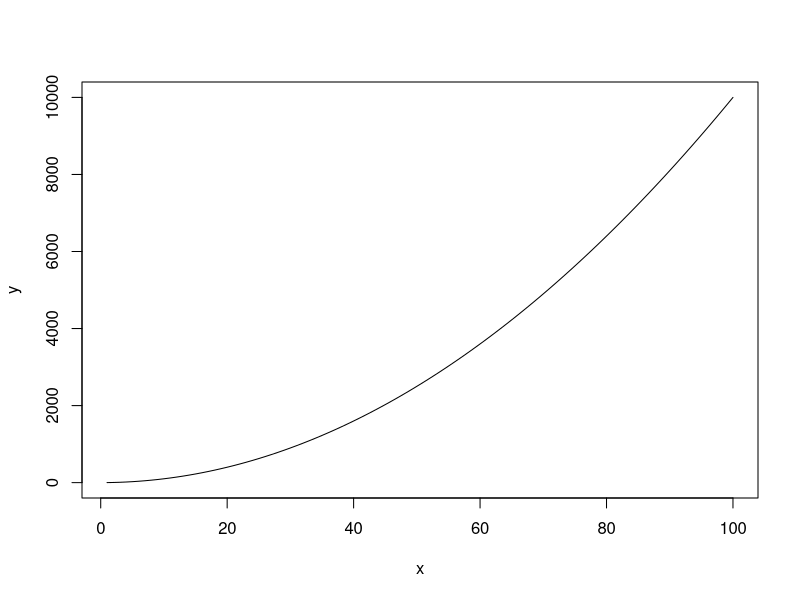
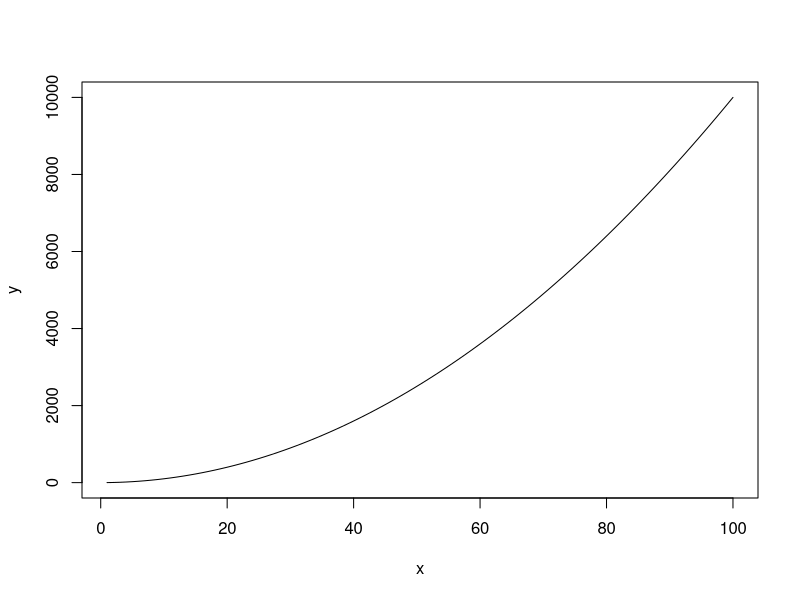

Reproduce these figures in R, in order.
#!/usr/bin/Rscript

# small sample that generate a PDF plot of a formula

# 'plot' documentation
#   https://www.rdocumentation.org/packages/graphics/versions/3.6.2/topics/plot

x <- 1:100                  # Create vector.
y <- x^2                    # Create vector by formula.

png("out/plotformula.png")  # Specify the png output file name
plot(x, y, type = "l")      # Plot the values as a line = l

pdf("out/plotformula.pdf")  # Specify the pdf output file name
plot(x, y, type = "l")      # Plot the values as a line = l
